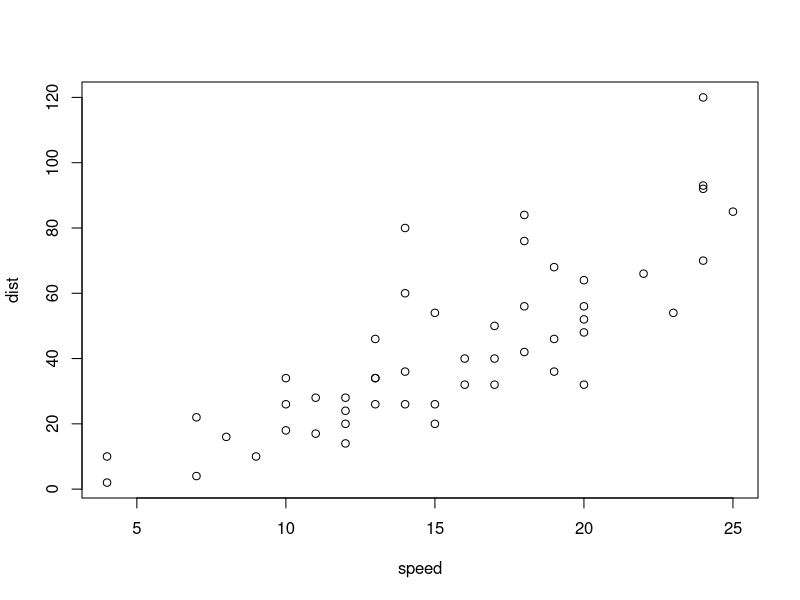
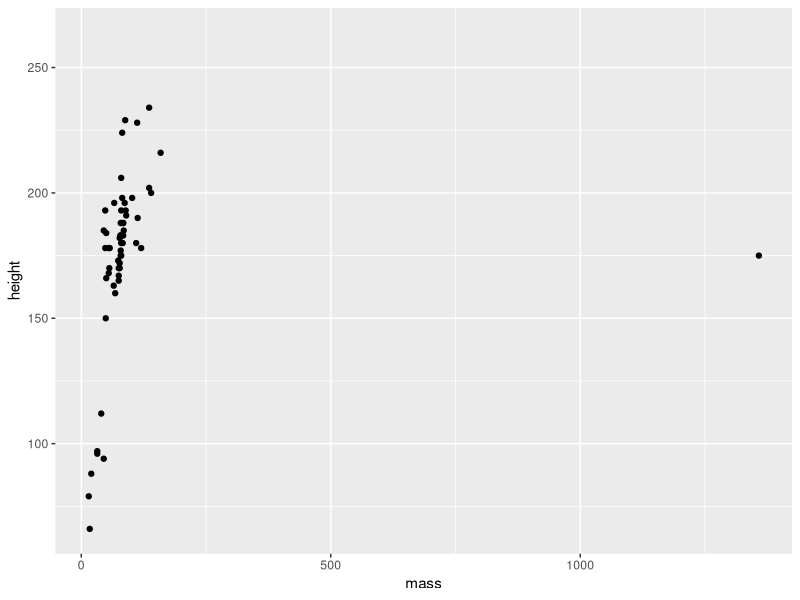

The R script that drew these images, in order:
## ---- chunk 1
plot(cars)
## ---- chunk 2
library(tidyverse
        )
## ---- chunk 3
ggplot(data= starwars, aes(x = mass, y = height)) +
  geom_point()
